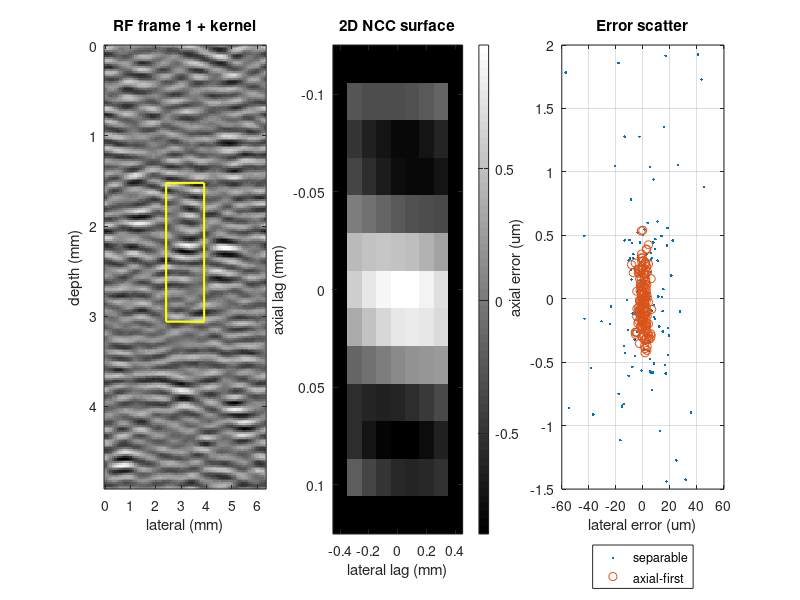

This chart was generated by the following MATLAB code:
%% m11_block_matching_2d.m
% Purpose : 2D speckle tracking by block matching. An RF speckle image
%           (axial: f0 carrier under a Gaussian envelope; lateral: Gaussian
%           beam, no carrier) is translated by a random subsample shift.
%           A kernel from frame 1 is matched over a search region in
%           frame 2 with 2D NCC and with SSD; the integer peak is refined
%           with (a) separable 1D parabolic fits through the integer peak,
%           (b) axial-first: an axial parabola in each of the 3 lateral
%           columns, then a lateral parabola through the 3 interpolated peak
%           heights, (c) a 2D quadratic least-squares fit (with cross term)
%           on the 3x3 neighbourhood.
% Change  : FWHMx (lateral beam width), dx (line spacing), snrdB,
%           kernel size, useEnv (track the envelope instead of RF).
% Expect  : f0 = 5 MHz, 60 % BW, lateral FWHM 0.6 mm, 20 dB, RF tracking
%           (rms axial / lateral error): separable 0.59 / 15.5 um,
%           axial-first 0.21 / 2.7 um, 2D quadratic LSQ 0.19 / 4.8 um,
%           SSD = NCC. Almost the same at 60 dB SNR: the errors come from
%           the finite speckle kernel and from axial-lateral coupling, not
%           from electronic noise. The separable lateral fit uses the integer
%           axial row, up to half a sample off the RF peak; there the carrier
%           makes the lateral profile of one speckle realization tilted and
%           distorted. Axial-first gives a lateral/axial ratio of about 13,
%           close to the curvature prediction sqrt(R''_ax/R''_lat) = 14.9.
%           Envelope tracking (useEnv = 1) makes the axial error 3-4x worse
%           (no carrier: curvature ratio only 2.6).
rng(1);

%% Parameters
c = 1540;  f0 = 5e6;  fs = 40e6;  B6 = 0.6;    % (m/s), (Hz), (Hz), -6 dB fractional BW
dz = c / (2*fs);                               % axial pixel (m) = 19.25 um
dx = 0.1e-3;                                   % lateral line spacing (m)
FWHMx = 0.6e-3;                                % lateral pulse-echo amplitude FWHM (m)
Nz = 256;  Nx = 64;                            % image size (pixels)
kz = 80;   kx = 15;                            % kernel: 80 axial x 15 lateral pixels (1.54 x 1.5 mm)
sz = 6;    sx = 4;                             % search half-range (pixels)
snrdB = 20;  nTrial = 150;  useEnv = 0;        % SNR, trials, 1 = track |IQ| instead of RF

%% Spectral model (one-sided in axial frequency so that RF and IQ come together)
fz = (0:Nz-1)' / (Nz*dz);  fz(fz >= 1/(2*dz)) = fz(fz >= 1/(2*dz)) - 1/dz;   % axial spatial freq (cycles/m)
fx = (0:Nx-1) / (Nx*dx);   fx(fx >= 1/(2*dx)) = fx(fx >= 1/(2*dx)) - 1/dx;   % lateral spatial freq
fz0 = 2*f0/c;                                  % axial carrier (cycles/m), two-way
sfz = B6*fz0/2/sqrt(2*log(2));                 % axial spectral std (cycles/m)
sigx = FWHMx / (2*sqrt(2*log(2)));             % lateral PSF std (m)
Hz = exp(-(fz - fz0).^2 / (2*sfz^2)) .* (fz > 0);
Hx = exp(-2*pi^2*sigx^2*fx.^2);                % FT of the Gaussian lateral PSF
H  = Hz * Hx;                                  % Nz x Nx
fitPar = @(Rm, R0, Rp) 0.5 * (Rm - Rp) ./ (Rm - 2*R0 + Rp);
% 2D quadratic LSQ on a 3x3 patch: P(u,v) = a + b u + c v + d u^2 + e v^2 + g u v
[uu, vv] = ndgrid(-1:1, -1:1);
Q = [ones(9,1) uu(:) vv(:) uu(:).^2 vv(:).^2 uu(:).*vv(:)];  Qp = (Q'*Q) \ Q';

z0 = 80;  x0 = 25;                             % kernel top-left (1-based)
iz = z0:z0+kz-1;  ix = x0:x0+kx-1;
errSep = zeros(nTrial, 2);  errAF = errSep;  errQ = errSep;  errSSD = errSep;
for t = 1:nTrial
    d = [rand rand];                           % true shift (axial, lateral) in pixels
    W0 = (randn(Nz,Nx) + 1j*randn(Nz,Nx)) .* H;
    a1 = ifft2(W0);
    a2 = ifft2(W0 .* exp(-1j*2*pi*(fz*dz*d(1) + fx*dx*d(2))));
    sc = sqrt(mean(real(a1(:)).^2));
    a1 = a1/sc + (randn(Nz,Nx) + 1j*randn(Nz,Nx)) * 10^(-snrdB/20);   % complex noise: RF part has SNR = snrdB
    a2 = a2/sc + (randn(Nz,Nx) + 1j*randn(Nz,Nx)) * 10^(-snrdB/20);
    if useEnv, I1 = abs(a1); I2 = abs(a2); else, I1 = real(a1); I2 = real(a2); end
    ker = I1(iz, ix);  ker = ker - mean(ker(:));  ek = sum(ker(:).^2);
    R = zeros(2*sz+1, 2*sx+1);  SSD = R;
    for p = -sz:sz
        for q = -sx:sx
            blk = I2(iz+p, ix+q);  b0 = blk - mean(blk(:));
            R(p+sz+1, q+sx+1) = sum(ker(:).*b0(:)) / sqrt(ek * sum(b0(:).^2));
            df = I1(iz, ix) - blk;  SSD(p+sz+1, q+sx+1) = sum(df(:).^2);
        end
    end
    R(:, [1 end]) = -Inf;  R([1 end], :) = -Inf;           % keep the peak off the border
    [~, k] = max(R(:));  [ip, iq] = ind2sub(size(R), k);
    P = R(ip-1:ip+1, iq-1:iq+1);
    sep = [fitPar(P(1,2), P(2,2), P(3,2)), fitPar(P(2,1), P(2,2), P(2,3))];
    % axial-first: axial parabola in each column, lateral parabola through the vertex heights,
    % then the axial offset interpolated to that lateral position (follows a tilted ridge)
    da = fitPar(P(1,:), P(2,:), P(3,:));                     % axial offsets of the 3 columns
    pk = P(2,:) - 0.25 * (P(1,:) - P(3,:)) .* da;            % parabola vertex heights
    u  = fitPar(pk(1), pk(2), pk(3));                        % lateral offset
    af = [da(2) + 0.5*(da(3) - da(1))*u + 0.5*(da(1) - 2*da(2) + da(3))*u^2, u];   % axial offset read at that lateral position
    co = Qp * P(:);                                          % [a b c d e g]
    uv = -[2*co(4) co(6); co(6) 2*co(5)] \ [co(2); co(3)];   % stationary point of the quadratic
    if any(~isfinite(uv)) || any(abs(uv) > 1), uv = sep'; end
    base = [ip - sz - 1, iq - sx - 1];
    errSep(t, :) = base + sep - d;
    errAF(t, :)  = base + af - d;
    errQ(t, :)   = base + uv' - d;
    S2 = -SSD;  S2(:, [1 end]) = -Inf;  S2([1 end], :) = -Inf;
    [~, k] = max(S2(:));  [jp, jq] = ind2sub(size(S2), k);  Ps = -SSD(jp-1:jp+1, jq-1:jq+1);
    errSSD(t, :) = [jp - sz - 1, jq - sx - 1] + [fitPar(Ps(1,2), Ps(2,2), Ps(3,2)), fitPar(Ps(2,1), Ps(2,2), Ps(2,3))] - d;
end

%% Results (um)
pix = [dz dx] * 1e6;
rs = @(e) sqrt(mean(e.^2, 1)) .* pix;        % rms error per direction (um)
modes = {'RF', 'envelope'};
fprintf('pixels: axial %.2f um, lateral %.0f um; lateral FWHM %.2f mm; SNR %d dB; %s tracking\n', pix, FWHMx*1e3, snrdB, modes{useEnv+1});
fprintf('rms error (um)            axial    lateral   ratio\n');
e = rs(errSep); fprintf('NCC + separable parabola  %6.2f   %7.2f   %5.1f\n', e, e(2)/e(1));
e = rs(errAF);  fprintf('NCC + axial-first fits   %6.2f   %7.2f   %5.1f\n', e, e(2)/e(1));
e = rs(errQ);   fprintf('NCC + 2D quadratic LSQ    %6.2f   %7.2f   %5.1f\n', e, e(2)/e(1));
e = rs(errSSD); fprintf('SSD + separable parabola  %6.2f   %7.2f   %5.1f\n', e, e(2)/e(1));
% curvature prediction for RF: -R''(0) axial = (2 pi fz0)^2 + 1/(2 sz^2), lateral = 1/(2 sigx^2)
sigz = 1/(2*pi*sfz);
cAx = (2*pi*fz0)^2 + 1/(2*sigz^2);  cEnv = 1/(2*sigz^2);  cLat = 1/(2*sigx^2);
fprintf('curvature prediction: lateral/axial = %.1f (RF), %.1f (envelope, |IQ| ACF approx.)\n', sqrt(cAx/cLat), sqrt(cEnv/cLat));

%% Figure: last trial
figure('Position', [100 100 1000 420]);
subplot(1, 3, 1);
imagesc(((1:Nx)-1)*dx*1e3, ((1:Nz)-1)*dz*1e3, real(a1)); colormap(gray); hold on;
plot(([x0 x0+kx x0+kx x0 x0]-1)*dx*1e3, ([z0 z0 z0+kz z0+kz z0]-1)*dz*1e3, 'y-', 'LineWidth', 1.5); hold off;
xlabel('lateral (mm)'); ylabel('depth (mm)'); title('RF frame 1 + kernel');
subplot(1, 3, 2);
Rv = R;  Rv(~isfinite(Rv)) = NaN;
imagesc((-sx:sx)*dx*1e3, (-sz:sz)*dz*1e3, Rv); colorbar; hold on;
plot(d(2)*dx*1e3, d(1)*dz*1e3, 'w+', 'MarkerSize', 12, 'LineWidth', 2); hold off;
xlabel('lateral lag (mm)'); ylabel('axial lag (mm)'); title('2D NCC surface');
subplot(1, 3, 3);
plot(errSep(:,2)*pix(2), errSep(:,1)*pix(1), '.', errAF(:,2)*pix(2), errAF(:,1)*pix(1), 'o'); grid on;
xlabel('lateral error (um)'); ylabel('axial error (um)'); title('Error scatter');
legend('separable', 'axial-first', 'Location', 'southoutside');
